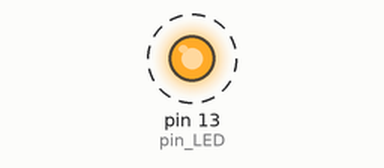
Recording of a sketch running on a simulated Arduino Uno, built with avr-gcc and run on an emulated ATmega328P. On the bench: output pins drawn as LEDs (lit = HIGH). Dashed ring = blinking.

Above: at 0.5 s.
Timing chart, 0 to 4.6 s (numbered marks = the images above):
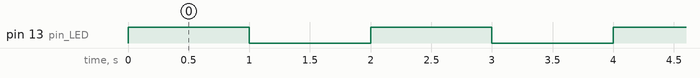

The sketch:

LED_Toggle_Simple.ino
```cpp
int pin_LED = 13; // LED 연결 핀
boolean LED_state = false; // LED 상태

void setup() {
  pinMode(pin_LED, OUTPUT);
  digitalWrite(pin_LED, LED_state);
}

void loop() {
  LED_state = !LED_state; // LED 상태 반전
  digitalWrite(pin_LED, LED_state); // LED 출력
  delay(1000);
}
```

Measured:
- by itself, pin 13 (pin_LED): alternates HIGH for 1.0 s and LOW for 1.0 s
